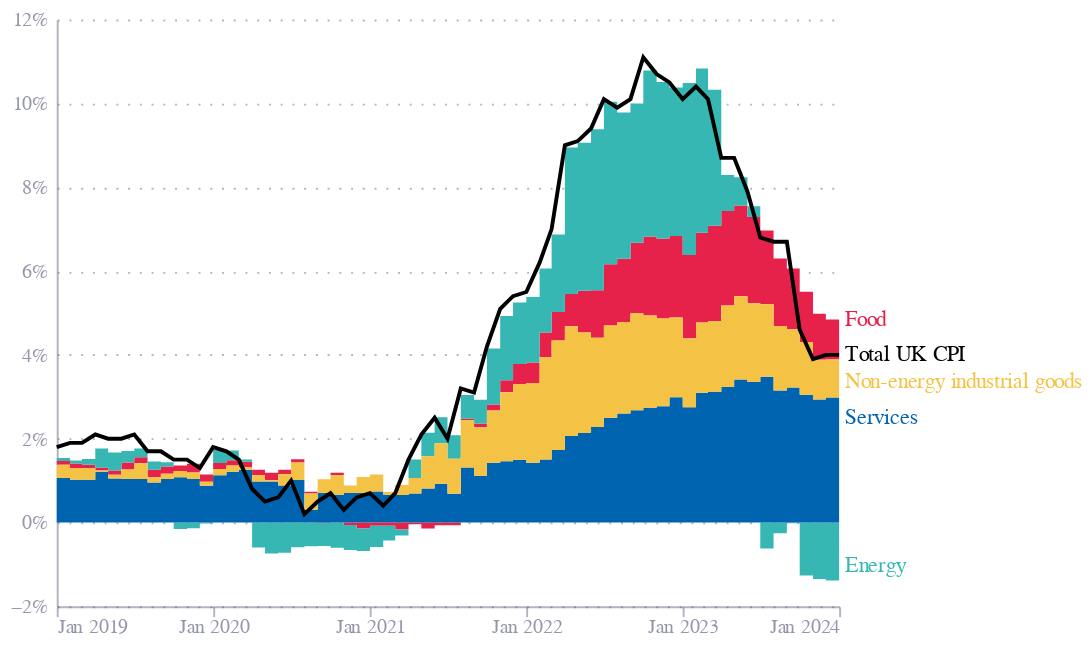

Notebook code cell kept with this figure:
### Markdown cell above
## Fig 3

### Code cell
df = pd.read_excel("EO_Feb24.xlsx", sheet_name="Fig3", skiprows=2)

df = df.iloc[:, 1:]
df = df.rename(columns={"Unnamed: 1": "year"})

df = df[[c for c in df.columns if "Unnamed" not in c]]

df = df.dropna(subset=["year"])

df["date"] = pd.to_datetime(df.year.astype(int).astype(str) + "-" + (df.index % 12 + 1).astype(str) + "-01")

df = df.melt(id_vars=["date", "year"], var_name="series", value_name="value")

df['value'] = df['value'] / 100

df['label'] = np.where(df['date'] == "2024-01-01", df.series, "")

base = alt.Chart(df).encode(
    x=alt.X("date:T", title="", axis=alt.Axis(labelAngle=0, labelPadding=0, tickCount=10, format="%b %Y")),
    y=alt.Y("value:Q", title="", axis=alt.Axis(format=".0%")),
    color=alt.Color("series:N", title="", legend=None)
)

bars = base.transform_filter("datum.series != 'Total UK CPI'").mark_area(interpolate='step-after').encode(
    tooltip=[
        {"type": "temporal", "field": "date", "title": "Date"},
        {"type": "quantitative", "field": "value", "title": "Value"},
        {"type": "nominal", "field": "series", "title": "Series"}
    ]
)

labels = base.transform_filter("datum.series != 'Total UK CPI'").mark_text(align='left',
                                dy=alt.expr("{\
                                        'Food': -87,\
                                        'Services': 15,\
                                        'Non-energy industrial goods': -55,\
                                        'Retired': 5,\
                                        'Discouraged workers': 10,\
                                    }[datum.series] \
                                    "),
                         baseline='middle', dx=3).encode(
    text=alt.Text('label:N'),
)

line = base.transform_filter("datum.series == 'Total UK CPI'").mark_line().encode(
    color=alt.value("black"),
)

line_label = base.transform_filter("datum.series == 'Total UK CPI'").mark_text(align='left', dx=3).encode(
    text=alt.Text('label:N'),
    color=alt.value("black"),
)

chart = bars + labels + line + line_label

chart.save("fig3.json")
chart.save("fig3.png", scale_factor=3)

chart

### Figure 1 — Vega-Lite specification as saved in the notebook (floating-point values rounded to 4 significant figures; data arrays with more than 128 entries replaced by an {"elided": "..."} marker saying what was removed)
{"config": {"font": "Circular Std", "mark": {"line": {"interpolate": "monotone"}}, "view": {"stroke": "transparent", "width": 400, "height": 300}, "range": {"category": ["#36B7B4", "#E6224B", "#F4C245", "#0063AF", "#00A767", "#179FDB", "#EB5C2E"], "diverging": ["#E6224B", "#E54753", "#C9C9C9", "#179FDB", "#122B39"], "heatmap": ["#C9C9C9", "#179FDB", "#0063AF", "#122B39"], "ordinal": ["#00A767", "#36B7B4", "#179FDB", "#0063AF", "#243B5A"]}, "axisX": {"domainColor": "#676A86", "domainOpacity": 0.5, "grid": false, "labelAngle": 0, "labelColor": "#676A86", "labelOpacity": 0.7, "orient": "bottom", "tickColor": "#676A86", "tickCount": 10, "tickOpacity": 0.5, "title": false, "titleAlign": "center", "titleAnchor": "middle", "titleColor": "#676A86", "titleFontSize": 12, "titleOpacity": 0.8, "titleY": -15}, "axisY": {"domainColor": "#676A86", "domainOpacity": 0.5, "gridColor": "#676A86", "gridDash": [1, 5], "gridOpacity": 0.5, "labelColor": "#676A86", "labelOpacity": 0.7, "labelPadding": 5, "tickColor": "#676A86", "tickCount": 8, "tickOpacity": 0.5, "ticks": false, "titleAlign": "left", "titleAngle": 0, "titleBaseline": "bottom", "titleColor": "#676A86", "titleFontSize": 12, "titleOpacity": 0.8, "titleX": 0, "titleY": -7}}, "layer": [{"mark": {"type": "area", "interpolate": "step-after"}, "encoding": {"color": {"field": "series", "legend": null, "title": "", "type": "nominal"}, "tooltip": [{"field": "date", "title": "Date", "type": "temporal"}, {"field": "value", "title": "Value", "type": "quantitative"}, {"field": "series", "title": "Series", "type": "nominal"}], "x": {"axis": {"format": "%b %Y", "labelAngle": 0, "labelPadding": 0, "tickCount": 10}, "field": "date", "title": "", "type": "temporal"}, "y": {"axis": {"format": ".0%"}, "field": "value", "title": "", "type": "quantitative"}}, "transform": [{"filter": "datum.series != 'Total UK CPI'"}]}, {"mark": {"type": "text", "align": "left", "baseline": "middle", "dx": 3, "dy": {"expr": "{                                        'Food': -87,                                        'Services': 15,                                        'Non-energy industrial goods': -55,                                        'Retired': 5,                                        'Discouraged workers': 10,                                    }[datum.series]                                     "}}, "encoding": {"color": {"field": "series", "legend": null, "title": "", "type": "nominal"}, "text": {"field": "label", "type": "nominal"}, "x": {"axis": {"format": "%b %Y", "labelAngle": 0, "labelPadding": 0, "tickCount": 10}, "field": "date", "title": "", "type": "temporal"}, "y": {"axis": {"format": ".0%"}, "field": "value", "title": "", "type": "quantitative"}}, "transform": [{"filter": "datum.series != 'Total UK CPI'"}]}, {"mark": {"type": "line"}, "encoding": {"color": {"value": "black"}, "x": {"axis": {"format": "%b %Y", "labelAngle": 0, "labelPadding": 0, "tickCount": 10}, "field": "date", "title": "", "type": "temporal"}, "y": {"axis": {"format": ".0%"}, "field": "value", "title": "", "type": "quantitative"}}, "transform": [{"filter": "datum.series == 'Total UK CPI'"}]}, {"mark": {"type": "text", "align": "left", "dx": 3}, "encoding": {"color": {"value": "black"}, "text": {"field": "label", "type": "nominal"}, "x": {"axis": {"format": "%b %Y", "labelAngle": 0, "labelPadding": 0, "tickCount": 10}, "field": "date", "title": "", "type": "temporal"}, "y": {"axis": {"format": ".0%"}, "field": "value", "title": "", "type": "quantitative"}}, "transform": [{"filter": "datum.series == 'Total UK CPI'"}]}], "data": {"name": "data-408b61ef4d836192079a27b11e765368"}, "$schema": "https://vega.github.io/schema/vega-lite/v5.8.0.json", "datasets": {"data-408b61ef4d836192079a27b11e765368": {"elided": "305 records"}}}
